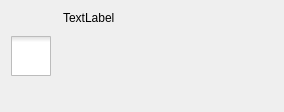
<?xml version="1.0" encoding="UTF-8"?>
<ui version="4.0">
 <class>notificationbottom_template</class>
 <widget class="QWidget" name="notificationbottom_template">
  <property name="geometry">
   <rect>
    <x>0</x>
    <y>0</y>
    <width>284</width>
    <height>112</height>
   </rect>
  </property>
  <property name="windowTitle">
   <string>Form</string>
  </property>
  <layout class="QHBoxLayout" name="horizontalLayout">
   <item>
    <layout class="QVBoxLayout" name="verticalLayout">
     <item>
      <spacer name="verticalSpacer_2">
       <property name="orientation">
        <enum>Qt::Vertical</enum>
       </property>
       <property name="sizeHint" stdset="0">
        <size>
         <width>20</width>
         <height>40</height>
        </size>
       </property>
      </spacer>
     </item>
     <item>
      <widget class="QCheckBox" name="todo_checkbox">
       <property name="font">
        <font>
         <pointsize>11</pointsize>
        </font>
       </property>
       <property name="layoutDirection">
        <enum>Qt::LeftToRight</enum>
       </property>
       <property name="styleSheet">
        <string notr="true">QCheckBox::indicator{
width:40px;
height:40px;
subcontrol-position: top left;
}</string>
       </property>
       <property name="text">
        <string/>
       </property>
      </widget>
     </item>
     <item>
      <spacer name="verticalSpacer">
       <property name="orientation">
        <enum>Qt::Vertical</enum>
       </property>
       <property name="sizeHint" stdset="0">
        <size>
         <width>20</width>
         <height>40</height>
        </size>
       </property>
      </spacer>
     </item>
    </layout>
   </item>
   <item>
    <widget class="QLabel" name="todo_label">
     <property name="text">
      <string>TextLabel</string>
     </property>
     <property name="alignment">
      <set>Qt::AlignLeading|Qt::AlignLeft|Qt::AlignTop</set>
     </property>
    </widget>
   </item>
   <item>
    <spacer name="horizontalSpacer">
     <property name="orientation">
      <enum>Qt::Horizontal</enum>
     </property>
     <property name="sizeHint" stdset="0">
      <size>
       <width>136</width>
       <height>20</height>
      </size>
     </property>
    </spacer>
   </item>
  </layout>
 </widget>
 <resources/>
 <connections/>
</ui>
